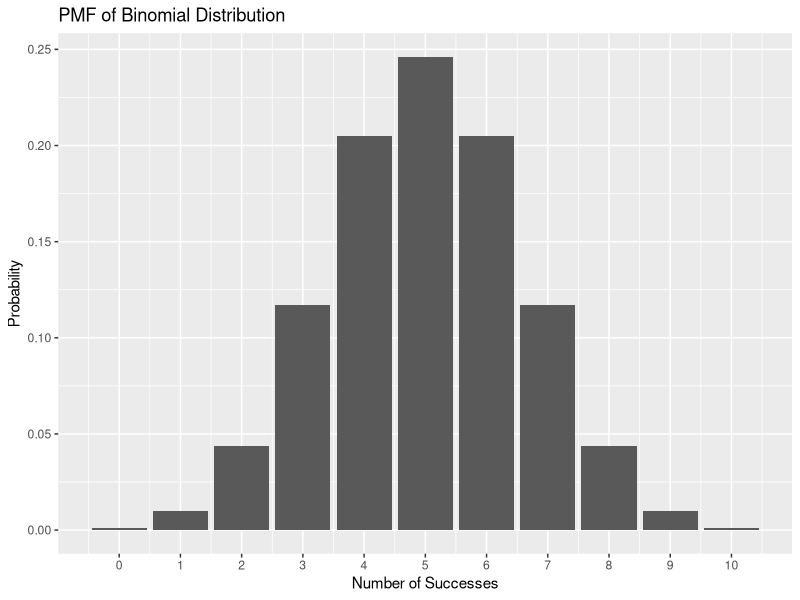
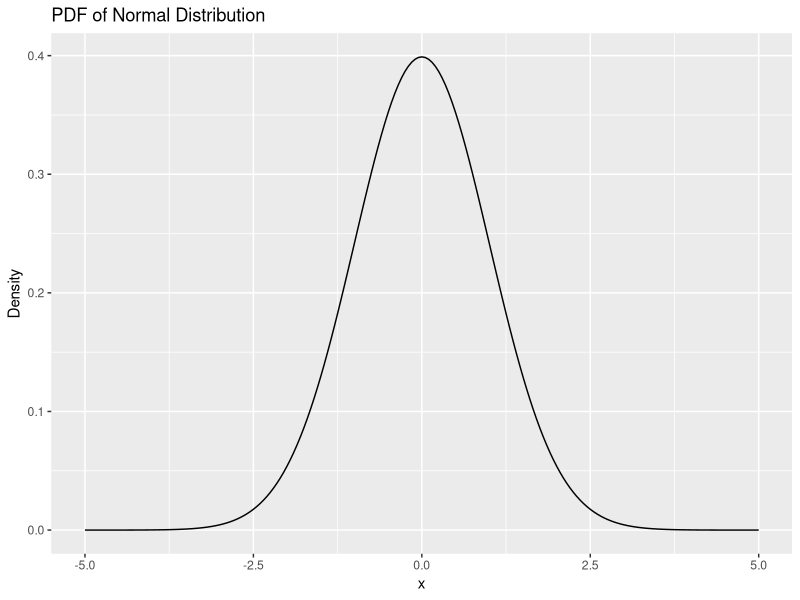
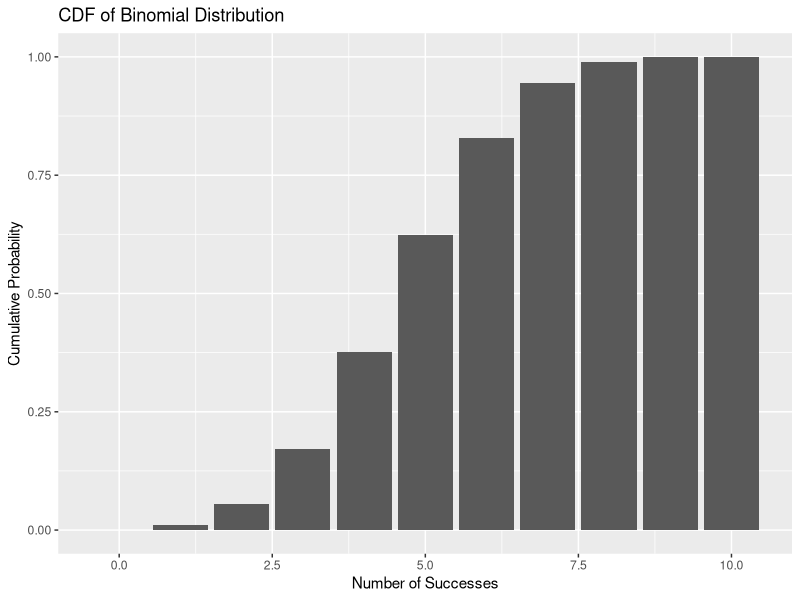
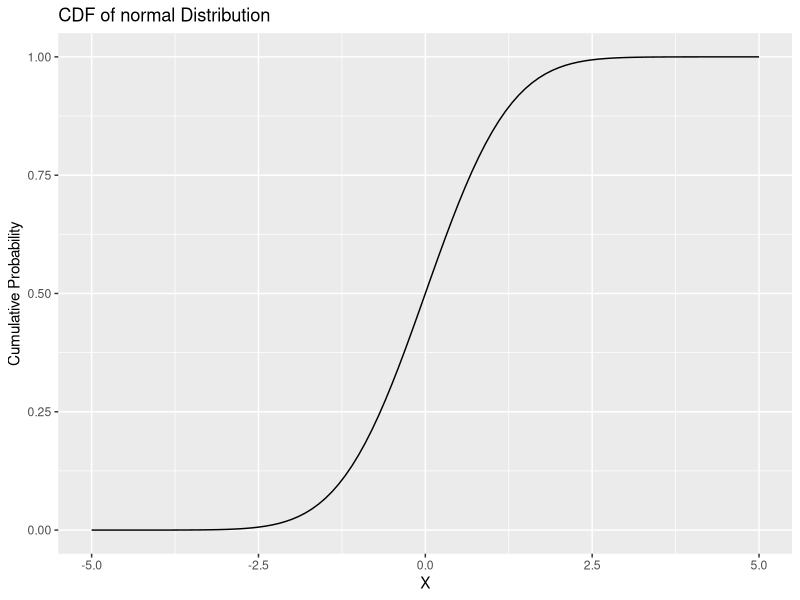
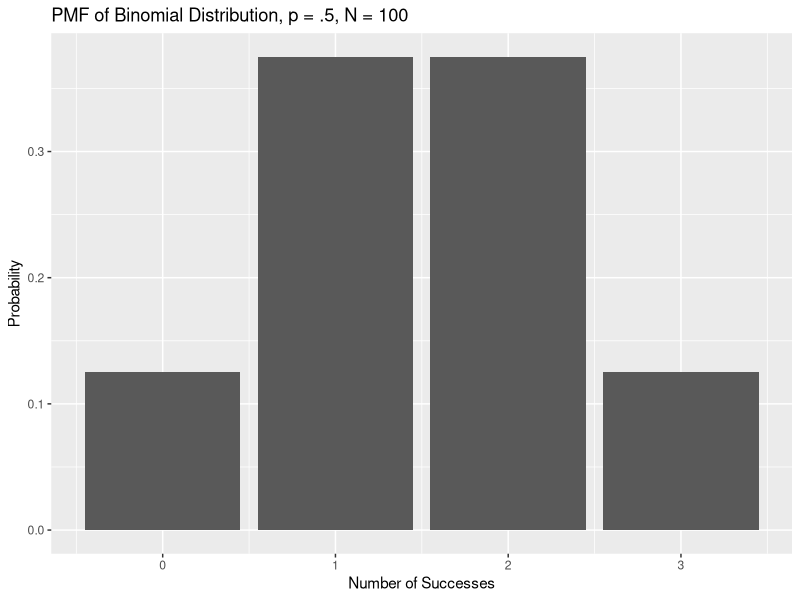
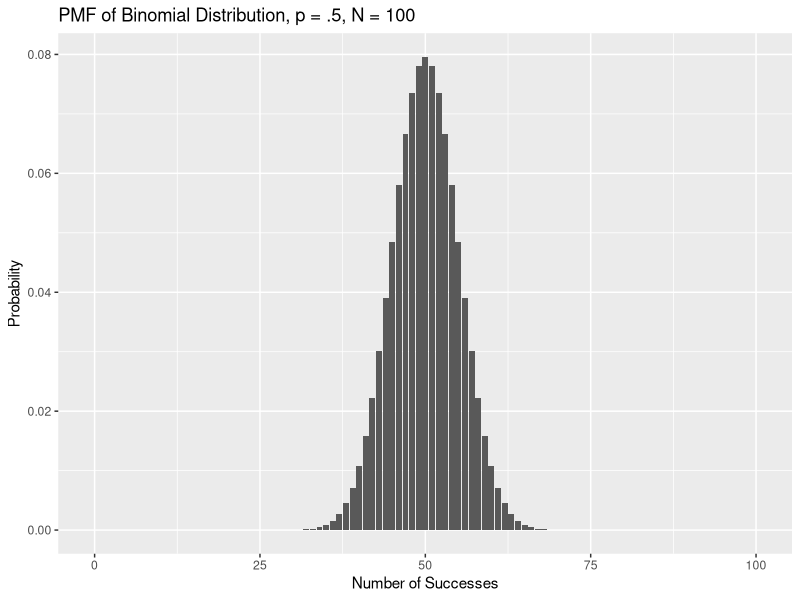
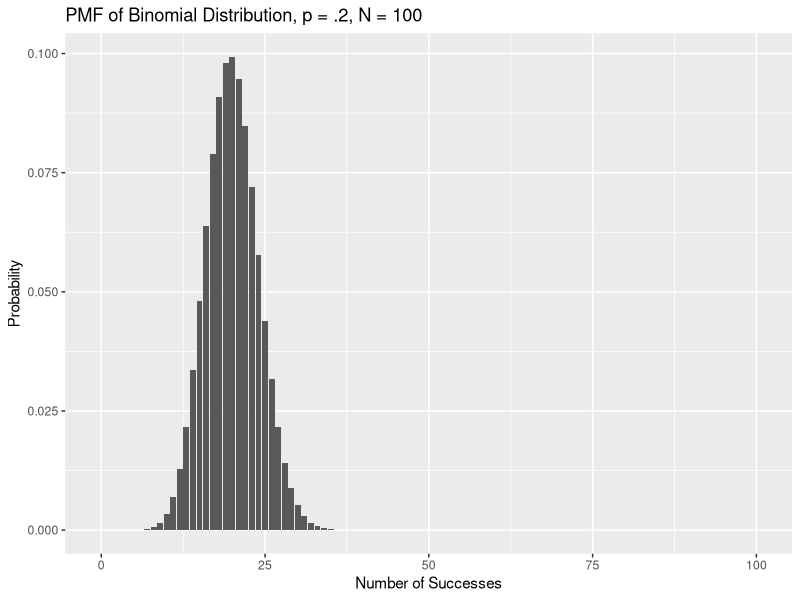
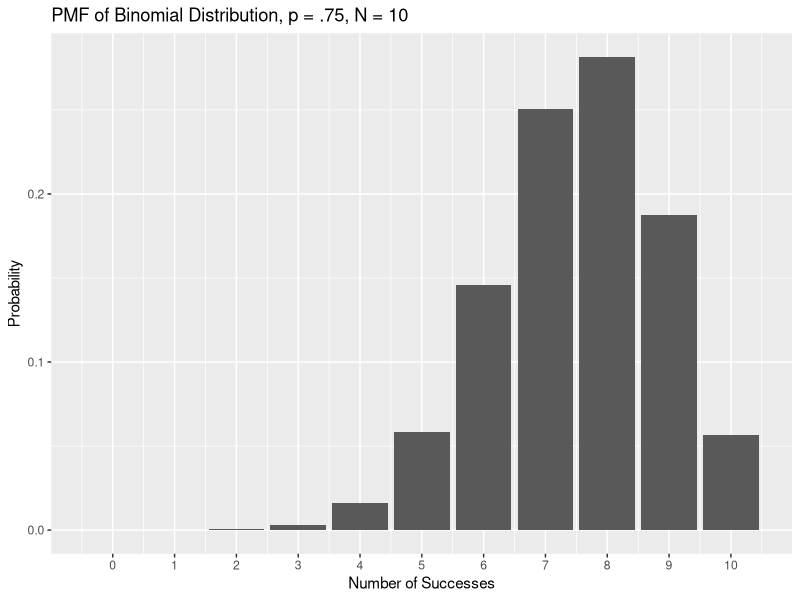

Reproduce these figures in R, in order.
## ---- chunk 1
#| code-fold: true
library(ggplot2)
# Set the parameters
n <- 10 ;p <- 0.5; x <- 0:n
# Calculate the probability mass function
pmf <- dbinom(x, n, p)
pmf_df <- data.frame(x, pmf)
#creates a ggplot object with pmf_df as the data source 
ggplot(pmf_df, aes(x = x, y = pmf)) +
  geom_bar(stat = "identity") +
  ggtitle("PMF of Binomial Distribution") + xlab("Number of Successes") +
  ylab("Probability") +scale_x_continuous(breaks = seq(0, 10, by = 1))
## ---- chunk 2
pmf_df
## ---- chunk 3
#| code-fold: true
x <- seq(from = -5, to = 5, by = 0.05)
norm_dat <- data.frame(x = x, pdf = dnorm(x))
ggplot(norm_dat) + geom_line(aes(x = x, y = pdf)) +  ggtitle("PDF of Normal Distribution") +
  ylab("Density")
## ---- chunk 4
#| code-fold: true
# Set the parameters
n <- 10;p <- 0.5;x <- 0:n
# Cumulative Distribution Function
cdf <- pbinom(x, n, p)
cdf_df <- data.frame(x, cdf)
#creates a ggplot object with cdf_df as the data source
ggplot(cdf_df, aes(x = x, y = cdf)) +
  geom_bar(stat = "identity") + 
  ggtitle("CDF of Binomial Distribution") +
  xlab("Number of Successes") + ylab("Cumulative Probability")
## ---- chunk 5
#| code-fold: true
q <- seq(from = -5, to = 5, by = 0.1)
norm_dat <- data.frame(q = q, cdf = pnorm(q))
ggplot(norm_dat) + geom_line(aes(x = q, y = cdf)) +  ggtitle("CDF of normal Distribution") +
  xlab("X") + ylab("Cumulative Probability")
## ---- chunk 6
#| code-fold: true
n <- 3 ;p <- 0.5; x <- 0:n
# Calculate the probability mass function
pmf <- dbinom(x, n, p)
pmf_df <- data.frame(x, pmf)
#creates a ggplot object with pmf_df as the data source 
ggplot(pmf_df, aes(x = x, y = pmf)) +
  geom_bar(stat = "identity") +
  ggtitle("PMF of Binomial Distribution, p = .5, N = 100") + xlab("Number of Successes") +
  ylab("Probability")
## ---- chunk 7
#| code-fold: true
n <- 100 ;p <- 0.5; x <- 0:n
# Calculate the probability mass function
pmf <- dbinom(x, n, p)
pmf_df <- data.frame(x, pmf)
#creates a ggplot object with pmf_df as the data source 
ggplot(pmf_df, aes(x = x, y = pmf)) +
  geom_bar(stat = "identity") +
  ggtitle("PMF of Binomial Distribution, p = .5, N = 100") + xlab("Number of Successes") +
  ylab("Probability")
## ---- chunk 8
#| code-fold: true
n <- 100 ;p <- 0.2; x <- 0:n
# Calculate the probability mass function
pmf <- dbinom(x, n, p)
pmf_df <- data.frame(x, pmf)
#creates a ggplot object with pmf_df as the data source 
ggplot(pmf_df, aes(x = x, y = pmf)) +
  geom_bar(stat = "identity") +
  ggtitle("PMF of Binomial Distribution, p = .2, N = 100") + xlab("Number of Successes") +
  ylab("Probability")
## ---- chunk 9
#| code-fold: true
n <- 10 ;p <- 0.75; x <- 0:n
# Calculate the probability mass function
pmf <- dbinom(x, n, p)
pmf_df <- data.frame(x, pmf)
#creates a ggplot object with pmf_df as the data source 
ggplot(pmf_df, aes(x = x, y = pmf)) +
  geom_bar(stat = "identity") +
  ggtitle("PMF of Binomial Distribution, p = .75, N = 10") + xlab("Number of Successes") +
  ylab("Probability") +scale_x_continuous(breaks = seq(0, 10, by = 1))
## ---- chunk 10
#| code-fold: true
n <- 10 ;p <- 1/6; x <- 0:n
# Calculate the probability mass function
pmf <- dbinom(x, n, p)
pmf_df <- data.frame(x, pmf)
#creates a ggplot object with pmf_df as the data source 
ggplot(pmf_df, aes(x = x, y = pmf)) +
  geom_bar(stat = "identity") +
  ggtitle("10 dice rolls, number of times you get a 6") + xlab("Number of Successes") +
  ylab("Probability") +scale_x_continuous(breaks = seq(0, 10, by = 1))
## ---- chunk 11
#| code-fold: true
#density
 dbinom(x = 2, size = 10, prob = .5)
## ---- chunk 12
#| code-fold: true
 dbinom(x = 1:10, size = 10, prob = .5)
## ---- chunk 13
#| code-fold: true
n <- 20 ;p <- 0.5; x <- 0:n
# Calculate the probability mass function
pmf <- dbinom(x, n, p)
pmf_df <- data.frame(x, pmf)
#creates a ggplot object with pmf_df as the data source 
ggplot(pmf_df, aes(x = x, y = pmf)) +
  geom_bar(stat = "identity") +
  ggtitle("PMF of Binomial Distribution, p = .5, N = 20") + xlab("Number of Successes") +
  ylab("Probability") +scale_x_continuous(breaks = seq(0, 20, by = 1)) 
## ---- chunk 14
#| code-fold: true
# Set the parameters
n <- 20;p <- 0.5;x <- 0:n
# Cumulative Distribution Function
cdf <- pbinom(x, n, p)
cdf_df <- data.frame(x, cdf)
#creates a ggplot object with cdf_df as the data source
ggplot(cdf_df, aes(x = x, y = cdf)) +
  geom_bar(stat = "identity") + 
  ggtitle("CDF of Binomial Distribution") +
  xlab("Number of Successes") + ylab("Cumulative Probability") +scale_x_continuous(breaks = seq(0, 20, by = 1))
## ---- chunk 15
#| code-fold: true
#probability
pbinom(11, size = 20, prob = .5)
## ---- chunk 16
#quantile
qbinom(p = 0.75, size = 20, prob = 0.5)
## ---- chunk 17
qbinom(p = 0.7482, size = 20, prob = 0.5)
## ---- chunk 18
#random
rbinom(n = 100, size = 20, prob = .5)
## ---- chunk 19
#| code-fold: true
df <- replicate(100, rbinom(n = 20, size = 1, prob = 0.5))
results_df <- as.data.frame(t(df))
colnames(results_df) <- paste0("Trial_", 1:20)
results_df$total_successes <- rowSums(results_df)
results_df
## ---- chunk 20
#| code-fold: true
n <- 40 ;p <- 0.25; x <- 0:n
# Calculate the probability mass function
pmf <- dbinom(x, n, p)
pmf_df <- data.frame(x, pmf)
#creates a ggplot object with pmf_df as the data source 
ggplot(pmf_df, aes(x = x, y = pmf)) +
  geom_bar(stat = "identity") +
  ggtitle("PMF of Binomial Distribution, p = .25, N = 40") + xlab("Number of Successes") +
  ylab("Probability") +scale_x_continuous(breaks = seq(0, 40, by = 1)) 
## ---- chunk 21
.6*40
## ---- chunk 22
pbinom(q = 23, size = 40, prob = .25)
## ---- chunk 23
1-pbinom(q = 23, size = 40, prob = .25)
## ---- chunk 24
#| code-fold: true
n <- 1 ;p <- 0.3; x <- 0:n
# Calculate the probability mass function
pmf <- dbinom(x, n, p)
pmf_df <- data.frame(x, pmf)
#creates a ggplot object with pmf_df as the data source 
ggplot(pmf_df, aes(x = x, y = pmf)) +
  geom_bar(stat = "identity") +
  ggtitle("PMF of Bernoulli Distribution, p = .3") + xlab("Number of Successes") +
  ylab("Probability") +scale_x_continuous(breaks = seq(0, 20, by = 1)) 
## ---- chunk 25
#| code-fold: true
lambda <- 4
k_values <- 0:15
probabilities <- dpois(x = k_values, lambda = lambda)
poisson_df <- data.frame(
  k = k_values,
  probability = probabilities
)

ggplot(poisson_df, aes(x = k, y = probability)) +
  geom_col() +
  labs(
    title = paste("Poisson Distribution (lambda =", lambda, ")"),
    subtitle = "Probability Mass Function (PMF)",
    x = "Number of Events (k)",
    y = "Probability P(X=k)"
  ) +  scale_x_continuous(breaks = k_values)
## ---- chunk 26
dpois(x = 0:15, lambda = 8)
## ---- chunk 27
#| code-fold: true
lambda <- 2
k_values <- 0:15
probabilities <- dpois(x = k_values, lambda = lambda)
poisson_df <- data.frame(
  k = k_values,
  probability = probabilities
)

ggplot(poisson_df, aes(x = k, y = probability)) +
  geom_col() +
  labs(
    title = paste("Poisson Distribution (lambda =", lambda, ")"),
    subtitle = "Probability Mass Function (PMF)",
    x = "Number of Events (k)",
    y = "Probability P(X=k)"
  ) +  scale_x_continuous(breaks = k_values)
## ---- chunk 28
#| code-fold: true
mean_val <- 5

size <- 1.5 ## aka theta

k_values <- 0:25

probabilities <- dnbinom(x = k_values, size = size, mu = mean_val)

nb_df <- data.frame(
  k = k_values,
  probability = probabilities
)

ggplot(nb_df, aes(x = k, y = probability)) +
  geom_col() + 
  labs(
    title = "Negative Binomial Distribution, x ~ (mean = 5, size = 1.5)",
    x = "Number of Events (k)",
    y = "Probability P(X=k)"
  ) +
  scale_x_continuous(breaks = seq(0, max(k_values), by = 2))


## ---- chunk 29
#| code-fold: true
x <- seq(from = 30, to = 180, by = 0.05)
norm_dat <- data.frame(x = x, pdf = dnorm(x, 100,15))
ggplot(norm_dat) + geom_line(aes(x = x, y = pdf)) +  ggtitle("PDF of Normal Distribution (100,15)") +
  ylab("Density")
## ---- chunk 30
# Load the required libraries
library(ggplot2)
library(patchwork)

# --- 1. Create a Skewed Population ---
# We'll use an exponential distribution, which is very non-normal.
population_size <- 100000
population <- data.frame(value = rexp(population_size, rate = 0.5))

# --- 2. Set Simulation Parameters ---
sample_size <- 40       # The size of each sample we draw from the population
n_simulations <- 5000  # The number of samples we will take

# Create a vector to store the mean of each sample
sample_means <- numeric(n_simulations)

# --- 3. Run the Simulation ---
for (i in 1:n_simulations) {
  # Draw a random sample from the population
  my_sample <- sample(population$value, size = sample_size)
  
  # Calculate the mean of that sample and store it
  sample_means[i] <- mean(my_sample)
}

# Create a data frame of the results
sampling_dist_data <- data.frame(mean = sample_means)

# --- 4. Visualize the Results ---

# Plot 1: The original, skewed population distribution
plot_population <- ggplot(population, aes(x = value)) +
  geom_density(fill = "lightcoral", alpha = 0.8) +
  labs(title = "1. Population Distribution",
       subtitle = "Highly skewed (Exponential)",
       x = "Value", y = "Density") +
  theme_minimal(base_size = 14)

# Plot 2: The distribution of sample means 
plot_sampling_dist <- ggplot(sampling_dist_data, aes(x = mean)) +
  geom_density(fill = "skyblue", alpha = 0.8) +
  # Overlay a perfect normal curve for comparison
  stat_function(fun = dnorm, args = list(mean = mean(sample_means), sd = sd(sample_means)),
                color = "red", size = 1) +
  labs(title = "2. Distribution of Means from samples",
       x = "Sample Mean", y = "Density") +
  theme_minimal(base_size = 14)

# Combine the plots side-by-side
plot_population + plot_sampling_dist
## ---- chunk 31
#| code-fold: true
# 1. Load the ggplot2 library
library(ggplot2)

# 2. Set the parameters for the normal distribution
mean_val <- 0
sd_val <- 1

# 3. Generate a sequence of x-values for the curve
x_values <- seq(mean_val - 4 * sd_val, mean_val + 4 * sd_val, length.out = 500)

# 4. Calculate the probability density for each x-value
y_values <- dnorm(x_values, mean = mean_val, sd = sd_val)

# 5. Create a dataframe for plotting
normal_df <- data.frame(
  x = x_values,
  density = y_values
)

# 6. Create the plot with improved labels
ggplot(normal_df, aes(x = x, y = density)) +

  # --- Shaded Regions for the Empirical Rule ---
  geom_ribbon(data = subset(normal_df, x > mean_val - 3*sd_val & x < mean_val + 3*sd_val),
              aes(ymin = 0, ymax = density), fill = "lightblue", alpha = 0.8) +
  geom_ribbon(data = subset(normal_df, x > mean_val - 2*sd_val & x < mean_val + 2*sd_val),
              aes(ymin = 0, ymax = density), fill = "royalblue", alpha = 0.8) +
  geom_ribbon(data = subset(normal_df, x > mean_val - 1*sd_val & x < mean_val + 1*sd_val),
              aes(ymin = 0, ymax = density), fill = "navyblue", alpha = 0.8) +

  # --- The Curve and Mean Line ---
  geom_line(color = "black", size = 1) +
  geom_vline(xintercept = mean_val, color = "black", linetype = "dashed", size = 1) +
  
  # --- Text Annotations (Revised) ---
  # Label for 68% remains inside
  annotate("text", x = mean_val, y = dnorm(mean_val, mean_val, sd_val) * 0.5, 
           label = "68.26% within 1 SD", size = 5, color = "white", fontface = "bold") +
           
  # Label for 95% is moved above the curve
  annotate("text", x = mean_val + 1.6 * sd_val, y = dnorm(mean_val, mean_val, sd_val) * 0.9, 
           label = "95.44% within 2 SD", size = 4.5, color = "black") +
           
  # Arrow for 95% label
  geom_segment(
    aes(x = mean_val + 1.4 * sd_val, y = dnorm(mean_val, mean_val, sd_val) * 0.8,
        xend = mean_val + 1.1 * sd_val, yend = dnorm(mean_val, mean_val, sd_val) * 0.4),
    arrow = arrow(length = unit(0.2, "cm"))
  ) +
           
  # Label for 99.7% is moved above the curve
  annotate("text", x = mean_val + 2.7 * sd_val, y = dnorm(mean_val, mean_val, sd_val) * 0.4, 
           label = "99.7% within 3 SD", size = 4.5, color = "black") +

  # Arrow for 99.7% label
  geom_segment(
    aes(x = mean_val + 2.5 * sd_val, y = dnorm(mean_val, mean_val, sd_val) * 0.35,
        xend = mean_val + 2.2 * sd_val, yend = dnorm(mean_val + 1.5*sd_val, mean_val, sd_val) * 0.2),
    arrow = arrow(length = unit(0.2, "cm"))
  ) +

  # --- Labels and Theme ---
  labs(
    title = "Visualizing the 68 / 95.44 / 99.7",
    x = "Value",
    y = "Probability Density"
  ) +
  theme_minimal(base_size = 14) +
  # Remove the legend for the fill colors
  theme(legend.position = "none")
## ---- chunk 32
pnorm(q = 140, mean = 100, sd = 15)
## ---- chunk 33
pnorm(q = 2.666, mean = 0, sd = 1)
## ---- chunk 34
pnorm(q = 1.96)
## ---- chunk 35
#| code-fold: true
# 1. Load the ggplot2 library
library(ggplot2)

# 2. Define the parameters for the Standard Normal distribution
mean_val <- 0
sd_val <- 1
cutoff_z <- 1.96

# 3. Generate a sequence of x-values for the curve
x_values <- seq(mean_val - 4 * sd_val, mean_val + 4 * sd_val, length.out = 500)
y_values <- dnorm(x_values, mean = mean_val, sd = sd_val)
normal_df <- data.frame(x = x_values, density = y_values)

# 4. Calculate the exact probability for the label
prob_area <- pnorm(cutoff_z, mean = mean_val, sd = sd_val)

# 5. Create the plot
ggplot(normal_df, aes(x = x, y = density)) +
  # Draw the full bell curve
  geom_line(color = "black", size = 1) +
  
  # Add the shaded region corresponding to pnorm(1.96)
  geom_ribbon(
    data = subset(normal_df, x < cutoff_z),
    aes(ymin = 0, ymax = density),
    fill = "royalblue",
    alpha = 0.8
  ) +
  
  # Add a vertical line marking the cutoff point
  geom_vline(xintercept = cutoff_z, color = "firebrick", linetype = "dashed", size = 1) +
  
  # Add text to display the calculated area/probability
  annotate(
    "text",
    x = 0, 
    y = dnorm(0, mean_val, sd_val) * 0.5,
    label = paste0("Area = ", round(prob_area, 4)),
    size = 6,
    color = "white",
    fontface = "bold"
  ) +
  
  # Add titles and labels
  labs(
    title = "Visualization of pnorm(1.96)",
    subtitle = "Area under the Standard Normal Curve to the left of Z = 1.96",
    x = "Z-score",
    y = "Probability Density"
  ) +
  theme_minimal(base_size = 14)
## ---- chunk 36
#| code-fold: true
# 1. Load the ggplot2 library
library(ggplot2)

# 2. Define the parameters for the Standard Normal distribution
mean_val <- 0
sd_val <- 1
cutoff_z <- 2.666

# 3. Generate a sequence of x-values for the curve
x_values <- seq(mean_val - 4 * sd_val, mean_val + 4 * sd_val, length.out = 500)
y_values <- dnorm(x_values, mean = mean_val, sd = sd_val)
normal_df <- data.frame(x = x_values, density = y_values)

# 4. Calculate the exact probability for the label
prob_area <- pnorm(cutoff_z, mean = mean_val, sd = sd_val)

# 5. Create the plot
ggplot(normal_df, aes(x = x, y = density)) +
  # Draw the full bell curve
  geom_line(color = "black", size = 1) +
  
  # Add the shaded region corresponding to pnorm(1.96)
  geom_ribbon(
    data = subset(normal_df, x < cutoff_z),
    aes(ymin = 0, ymax = density),
    fill = "royalblue",
    alpha = 0.8
  ) +
  
  # Add a vertical line marking the cutoff point
  geom_vline(xintercept = cutoff_z, color = "firebrick", linetype = "dashed", size = 1) +
  
  # Add text to display the calculated area/probability
  annotate(
    "text",
    x = 0, 
    y = dnorm(0, mean_val, sd_val) * 0.5,
    label = paste0("Area = ", round(prob_area, 4)),
    size = 6,
    color = "white",
    fontface = "bold"
  ) +
  
  # Add titles and labels
  labs(
    title = "Visualization of pnorm(2.666)",
    subtitle = "Area under the Standard Normal Curve to the left of Z = 2.666",
    x = "Z-score",
    y = "Probability Density"
  ) +
  theme_minimal(base_size = 14)
## ---- chunk 37
dnorm(1.96)
## ---- chunk 38
dnorm(0)
## ---- chunk 39
#| code-fold: true
library(ggplot2)
mean_val <- 0
sd_val <- 1
point_z <- 1.96

x_values <- seq(mean_val - 4 * sd_val, mean_val + 4 * sd_val, length.out = 500)
y_values <- dnorm(x_values, mean = mean_val, sd = sd_val)
normal_df <- data.frame(x = x_values, density = y_values)

density_at_point <- dnorm(point_z, mean = mean_val, sd = sd_val)


ggplot(normal_df, aes(x = x, y = density)) +
  geom_line(color = "black", size = 1) +
  geom_segment(
    aes(x = point_z, y = 0, xend = point_z, yend = density_at_point),
    color = "firebrick",
    size = 1.2
  ) +  geom_point(aes(x = point_z, y = density_at_point), color = "firebrick", size = 4) +
  annotate(
    "text",
    x = point_z - 0.1, 
    y = density_at_point + 0.1,
    label = paste0("Height = dnorm(1.96)\n≈ ", round(density_at_point, 4)),
    size = 5,
    hjust = 0 # Right-justify the text
  ) +
  geom_curve(
    aes(x = point_z - 0.2, y = density_at_point + 0.08, xend = point_z, yend = density_at_point + 0.01),
    arrow = arrow(length = unit(0.2, "cm")),
    curvature = 0.3
  ) +
  labs(
    title = "Visualization of dnorm(1.96)",
    subtitle = "Showing the Density (Height) of the Curve at Z = 1.96",
    x = "Z-score",
    y = "Probability Density (Height)"
  ) +
  theme_minimal(base_size = 14)
## ---- chunk 40
#| code-fold: true
library(ggplot2)
mean_val <- 0
sd_val <- 1
point_z <- .5

x_values <- seq(mean_val - 4 * sd_val, mean_val + 4 * sd_val, length.out = 500)
y_values <- dnorm(x_values, mean = mean_val, sd = sd_val)
normal_df <- data.frame(x = x_values, density = y_values)

density_at_point <- dnorm(point_z, mean = mean_val, sd = sd_val)


ggplot(normal_df, aes(x = x, y = density)) +
  geom_line(color = "black", size = 1) +
  geom_segment(
    aes(x = point_z, y = 0, xend = point_z, yend = density_at_point),
    color = "firebrick",
    size = 1.2
  ) +  geom_point(aes(x = point_z, y = density_at_point), color = "firebrick", size = 4) +
  annotate(
    "text",
    x = point_z - 0.1, 
    y = density_at_point + 0.1,
    label = paste0("\n≈ ", round(density_at_point, 4)),
    size = 5,
    hjust = 0 # Right-justify the text
  ) +
  geom_curve(
    aes(x = point_z - 0.2, y = density_at_point + 0.08, xend = point_z, yend = density_at_point + 0.01),
    arrow = arrow(length = unit(0.2, "cm")),
    curvature = 0.3
  ) +
  labs(
    title = "Density of the Curve at Z = .5",
    x = "Z-score",
    y = "Probability Density (Height)"
  ) +
  theme_minimal(base_size = 14)
## ---- chunk 41
qnorm(.95)
## ---- chunk 42
qnorm(.975)
## ---- chunk 43
qnorm(.025)
## ---- chunk 44
qnorm(.999999) # one in a million
## ---- chunk 45
rnorm(n = 1, mean = 0, sd = 1)
## ---- chunk 46
rnorm(n = 1, mean = 100, sd = 15)
## ---- chunk 47
rnorm(n = 10, mean = 100, sd = 15)
## ---- chunk 48
#| code-fold: true
# 1. Load the necessary libraries
library(ggplot2)
library(dplyr)

# 2. Define the range for the x-axis
x_vals <- seq(-4, 4, length.out = 500)

# 3. Create a tidy data frame with densities for each distribution
plot_data <- tibble(
  x = x_vals,
  `Normal (df = Inf)` = dnorm(x),
  `t (df = 1)` = dt(x, df = 1),
  `t (df = 5)` = dt(x, df = 5),
  `t (df = 30)` = dt(x, df = 30)
) %>%
  # Pivot the data into a long format suitable for ggplot
  tidyr::pivot_longer(
    cols = -x,
    names_to = "distribution",
    values_to = "density"
  ) %>%
  # Make the 'distribution' column an ordered factor for a clean legend
  mutate(distribution = factor(distribution, levels = c("t (df = 1)", "t (df = 5)", "t (df = 30)", "Normal (df = Inf)")))


# 4. Create the plot
ggplot(plot_data, aes(x = x, y = density, color = distribution)) +
  geom_line(size = 1.2) +
  scale_color_manual(values = c("t (df = 1)" = "firebrick", 
                                "t (df = 5)" = "orange", 
                                "t (df = 30)" = "steelblue", 
                                "Normal (df = Inf)" = "black")) +
  labs(
    subtitle = "The t-distribution approaches the normal distribution as df increase.",
    x = "Value (Z-score)",
    y = "Probability Density",
    color = "Distribution"
  ) +
  theme_minimal(base_size = 14) +
  theme(legend.position = "bottom")
## ---- chunk 49
# Load the ggplot2 library for plotting
library(ggplot2)

# --- 1. Define the Population ---
# We'll create a large, normally distributed population.
population_mean <- 0
population_sd <- 1
population_size <- 100000
population <- data.frame(value = rnorm(population_size, mean = population_mean, sd = population_sd))

# --- 2. Set Simulation Parameters ---
sample_size <- 5       # A small sample size
n_simulations <- 10000 # Number of samples to draw

# Create a vector to store the t-statistic from each sample
t_statistics <- numeric(n_simulations)

# --- 3. Run the Simulation ---
for (i in 1:n_simulations) {
  # Draw a random sample from the population
  my_sample <- sample(population$value, size = sample_size)
  
  # Calculate the sample mean and sample standard deviation
  sample_mean <- mean(my_sample)
  sample_sd <- sd(my_sample)
  
  # Calculate the t-statistic for this sample
  # This measures how many standard errors the sample mean is from the population mean.
  t_stat <- (sample_mean - population_mean) / (sample_sd / sqrt(sample_size))
  
  # Store the result
  t_statistics[i] <- t_stat
}

# Create a data frame of the results
simulation_results <- data.frame(t_stat = t_statistics)

# --- 4. Visualize the Results ---
ggplot(simulation_results, aes(x = t_stat)) +
  # Plot the density of our simulated t-statistics
  geom_density(aes(color = "Simulated t-stats"), fill = "skyblue", alpha = 0.5, size = 1) +
  # Overlay the standard NORMAL distribution for comparison
  stat_function(
    fun = dnorm,
    args = list(mean = 0, sd = 1),
    aes(color = "Normal Distribution"),
    linetype = "dashed",
    size = 1.2
  ) +
  
  scale_color_manual(
    name = "Distribution",
    values = c("Simulated means" = "black", "Theoretical t-dist (df=4)" = "red", "Normal Distribution" = "darkgreen")
  ) +
  
  labs(
    title = "The t-distribution, not the normal.",
    x = "standardized estimates",
    y = "Density"
  ) + xlim(-4,4) +
  theme_minimal(base_size = 14) +
  theme(legend.position = "top")
## ---- chunk 50
pt(1.96, df = 1)
## ---- chunk 51
pnorm(1.96)
## ---- chunk 52
pt(1.96, df = 20)
## ---- chunk 53
#| code-fold: true
# 1. Load the necessary libraries
library(ggplot2)
library(dplyr)
library(tidyr)

# 2. Define the range for the x-axis
x_vals <- seq(-4, 4, length.out = 500)

# 3. Create a tidy data frame with CUMULATIVE probabilities
# We now use pnorm() and pt() instead of dnorm() and dt()
plot_data_cdf <- tibble(
  x = x_vals,
  `Normal (df = Inf)` = pnorm(x),
  `t (df = 1)` = pt(x, df = 1),
  `t (df = 5)` = pt(x, df = 5),
  `t (df = 30)` = pt(x, df = 30)
) %>%
  # Pivot the data into a long format suitable for ggplot
  pivot_longer(
    cols = -x,
    names_to = "distribution",
    values_to = "cumulative_prob"
  ) %>%
  # Make the 'distribution' column an ordered factor for a clean legend
  mutate(distribution = factor(distribution, levels = c("t (df = 1)", "t (df = 5)", "t (df = 30)", "Normal (df = Inf)")))


# 4. Create the plot
ggplot(plot_data_cdf, aes(x = x, y = cumulative_prob, color = distribution)) +
  geom_line(size = 1.2) +
  scale_color_manual(values = c("t (df = 1)" = "firebrick", 
                                "t (df = 5)" = "orange", 
                                "t (df = 30)" = "steelblue", 
                                "Normal (df = Inf)" = "black")) +
  labs(
    title = "Normal vs. t-Distribution CDFs",
    x = "Value (Z-score)",
    y = "Cumulative Probability P(X <= x)",
    color = "Distribution"
  ) +
  theme_minimal(base_size = 14) +
  theme(legend.position = "bottom")
## ---- chunk 54
#| code-fold: true
# 1. Load the necessary libraries
library(ggplot2)
library(dplyr)
library(tidyr)

# 2. Define the range for the x-axis
# The F-distribution is only defined for positive values
x_vals <- seq(0, 5, length.out = 500)

# 3. Create a tidy data frame with densities for each distribution
# We use df() to get the density of the F-distribution
plot_data_f <- tibble(
  x = x_vals,
  `F(df1=3, df2=5)` = df(x, df1 = 3, df2 = 5),
  `F(df1=10, df2=20)` = df(x, df1 = 10, df2 = 20),
  `F(df1=500, df2=10)` = df(x, df1 = 500, df2 = 10)
) %>%
  # Pivot the data into a long format suitable for ggplot
  pivot_longer(
    cols = -x,
    names_to = "distribution",
    values_to = "density"
  ) %>%
  # Remove cases where density is infinite (can happen at x=0 for low df)
  filter(is.finite(density))


# 4. Create the plot
ggplot(plot_data_f, aes(x = x, y = density, color = distribution)) +
  geom_line(size = 1.2) +
  labs(title = "F distribution (df1, df2)",
    x = "F-value",
    y = "Density",
    color = "Distribution"
  ) + 
  theme(legend.position = "top")
## ---- chunk 55
#| code-fold: true
# Set parameters
num_samples <- 10000
degrees_freedom <- 4

# Use replicate() to run the expression num_samples times
chi_square_sums <- replicate(
  n = num_samples,
  expr = sum(rnorm(n = degrees_freedom)^2)
)

# Create a dataframe and plot
simulated_data_from_normal <- data.frame(
  chi_square_value = chi_square_sums
)

# Plot a histogram (code is identical to the one above)
ggplot(simulated_data_from_normal, aes(x = chi_square_value)) +
  geom_histogram(aes(y = ..density..), bins = 50, fill = "grey", color = "black") +
  stat_function(fun = dchisq, args = list(df = degrees_freedom), color = "red", size = 1.2) +
  labs(
    title = paste("Chi-Square Distribution Built from Normal Deviates (df =", degrees_freedom, ")"),
    x = "Chi-Square Value",
    y = "Density"
  ) +
  theme_minimal(base_size = 14)
## ---- chunk 56
#| code-fold: true
x_vals <- seq(0, 30, length.out = 500)
plot_data_chi <- tibble(
  x = x_vals,
  `df = 2` = dchisq(x, df = 2),
  `df = 5` = dchisq(x, df = 5),
  `df = 10` = dchisq(x, df = 10)
) %>%
  pivot_longer(
    cols = -x,
    names_to = "distribution",
    values_to = "density"
  ) %>%
  filter(is.finite(density))


ggplot(plot_data_chi, aes(x = x, y = density, color = distribution)) +
  geom_line(size = 1.2) +
  coord_cartesian(ylim = c(0, 0.25)) +
  labs(
    title = "The Chi-Square Distribution",
    subtitle = "The shape becomes less skewed as degrees of freedom (df) increase.",
    x = "Chi-Square Value",
    y = "Probability Density",
    color = "Distribution"
  ) +
  theme_minimal(base_size = 14) +
  theme(legend.position = "top")
## ---- chunk 57
#| code-fold: true
# 1. Load the necessary library
library(ggplot2)

# 2. Set the parameters for the simulation
num_samples <- 10000
df1 <- 5    # Numerator degrees of freedom
df2 <- 20   # Denominator degrees of freedom

# --- DATA PREPARATION ---

# 3a. Create the SIMULATED data (from the chi-square derivation)
chi_square_1 <- rchisq(n = num_samples, df = df1)
chi_square_2 <- rchisq(n = num_samples, df = df2)
f_values <- (chi_square_1 / df1) / (chi_square_2 / df2)
simulated_f_df <- data.frame(f_value = f_values)

# 3b. Create the THEORETICAL data for the smooth curve
x_theoretical <- seq(0, 5, length.out = 500)
theoretical_f_df <- data.frame(
  x = x_theoretical,
  density = df(x_theoretical, df1 = df1, df2 = df2)
)


# --- PLOTTING ---
# We will build the plot by adding layers from our two different dataframes

ggplot() +
  # Layer 1: The histogram from the SIMULATED data
  geom_histogram(
    data = simulated_f_df, 
    aes(x = f_value, y = after_stat(density)), # Use after_stat() for modern ggplot
    bins = 50, 
    fill = "blue", 
    color = "black", 
    alpha = 0.7
  ) +
  
  # Layer 2: The line from the THEORETICAL data
  geom_line(
    data = theoretical_f_df,
    aes(x = x, y = density),
    color = "black",
    size = 1.2
  ) +
  
  # Zoom in on the main part of the distribution
  coord_cartesian(xlim = c(0, 5)) + 
  labs(
    title = "Simulated F-Distribution F(5,20) from Chi-square ",
    x = "F-Value",
    y = "Density"
  ) +
  theme_minimal(base_size = 14)
